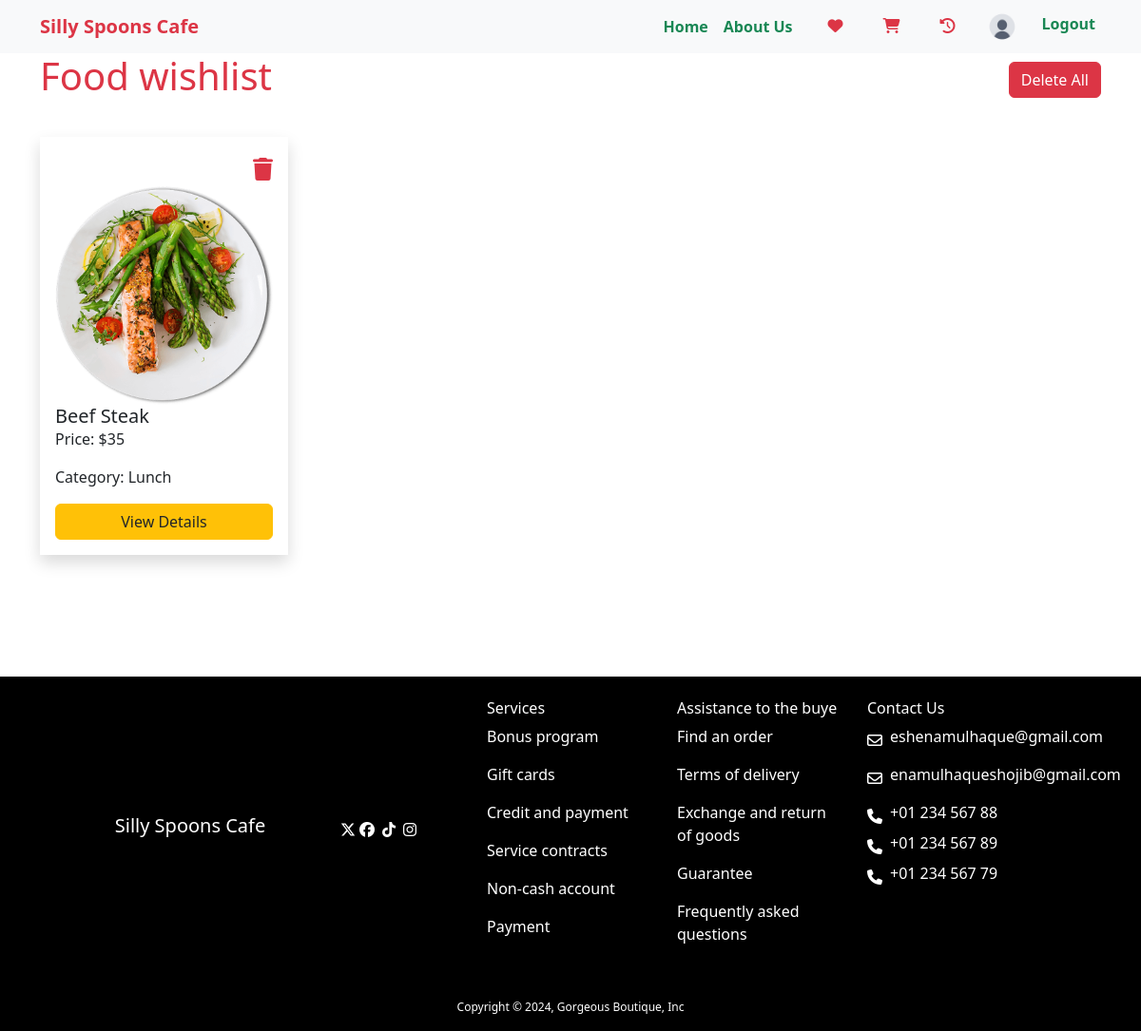
Before: /food/foodwishlist/ (signed in) with the older database file.
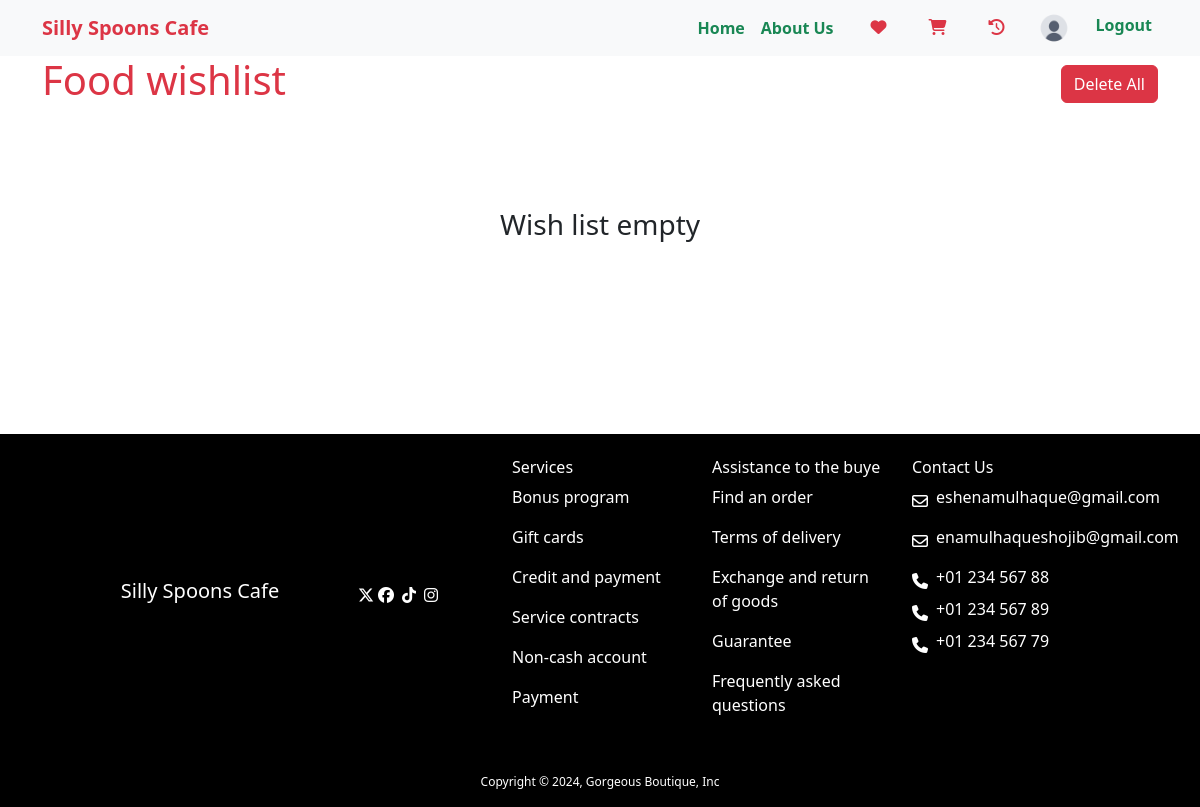
After: the same page with the newer database file.
### food/models.py (models this page shows, shortened)
class FoodWishList(models.Model):
    foodid = models.IntegerField(null=True)
    name = models.CharField(max_length=50)
    price = models.IntegerField()
    description = models.TextField()
    rating = models.FloatField(default=0.0)
    category = models.ForeignKey(Category, on_delete=models.CASCADE)
    author = models.ForeignKey(User, on_delete=models.CASCADE)
    image = models.ImageField(upload_to='food/images')

class Category(models.Model):
    name = models.CharField(max_length=30)
    slug = models.SlugField(max_length=40)
    image = models.ImageField(upload_to='food/images', null=True, blank=True)

### food/views.py (the view)
# urls.py: path('foodwishlist/', views.FoodWishListView.as_view(), name='food_wishlist' ),
class FoodWishListView(TemplateView):
    template_name = 'food_wishlist.html'
    model = models.FoodWishList
    def get_context_data(self, **kwargs):
        context = super().get_context_data(**kwargs)
        context['food_wishlist'] = models.FoodWishList.objects.filter(author = self.request.user)
        return context

### food/templates/food_wishlist.html (shortened to what this page needs)
{% extends 'base.html' %}
{% load static %}
{% block content %}
<div class="container mb-5 pb-5">
  <div class="d-flex flex-row justify-content-between align-items-center">
    <h1 class="text-danger fw-light">Food wishlist</h1>
    <a href="{% url 'delete_wishlist_all' %}" class="btn btn-danger" >Delete All</a>
  </div>
    {% if food_wishlist %}
    <div class="row my-3">
        {% for food in food_wishlist %}
        <div class="col-sm-3 my-3">
          <div class="shadow p-3 h-100">
            <div class="card-body">
              <div class="d-flex flex-row justify-content-end">
                <a class="text-danger fs-4" href="{% url 'delete_wishlist' food.id %}" ><i class="fa-solid fa-trash"></i></a>
              </div>
              <img src="{{food.image.url}}" class="card-img-top" alt="...">
              <h5 class="card-title">{{food.name}}</h5>
              <p class="card-text">Price: ${{food.price}}</p>
              <p class="card-text">Category: <span class="fw-light">{{food.category.name}}</span></p>
              <a href="{% url 'food_details' food.foodid %}" class="text-decoration-none text-dark btn btn-warning d-flex flex-row justify-content-center align-items-center">View Details</a>
            </div>
          </div>
        </div>
        {% endfor %}
      </div>
      {% else %}
      <h3 class="text-center my-5 py-5 fw-light">Wish list empty</h3>
      {% endif %}
</div>
{% endblock %}

Changed rows visible on the page:
removed FoodWishList: image (picture), name "Beef Steak", price "35", category.name "Lunch"
Other visible differences:
text now shown: "Wish list empty"
